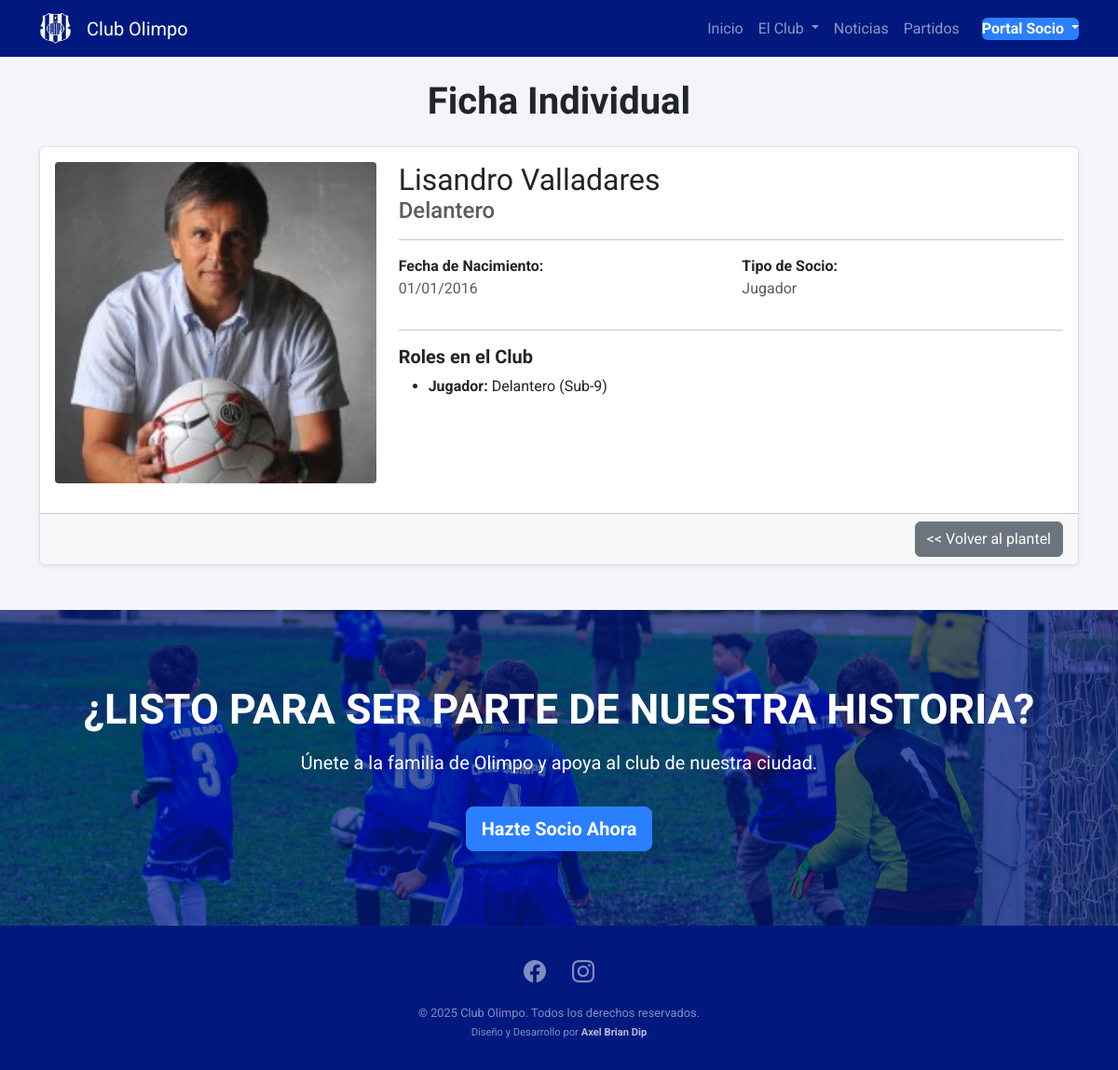
Before: /members/plantel/2/ with the older database file.
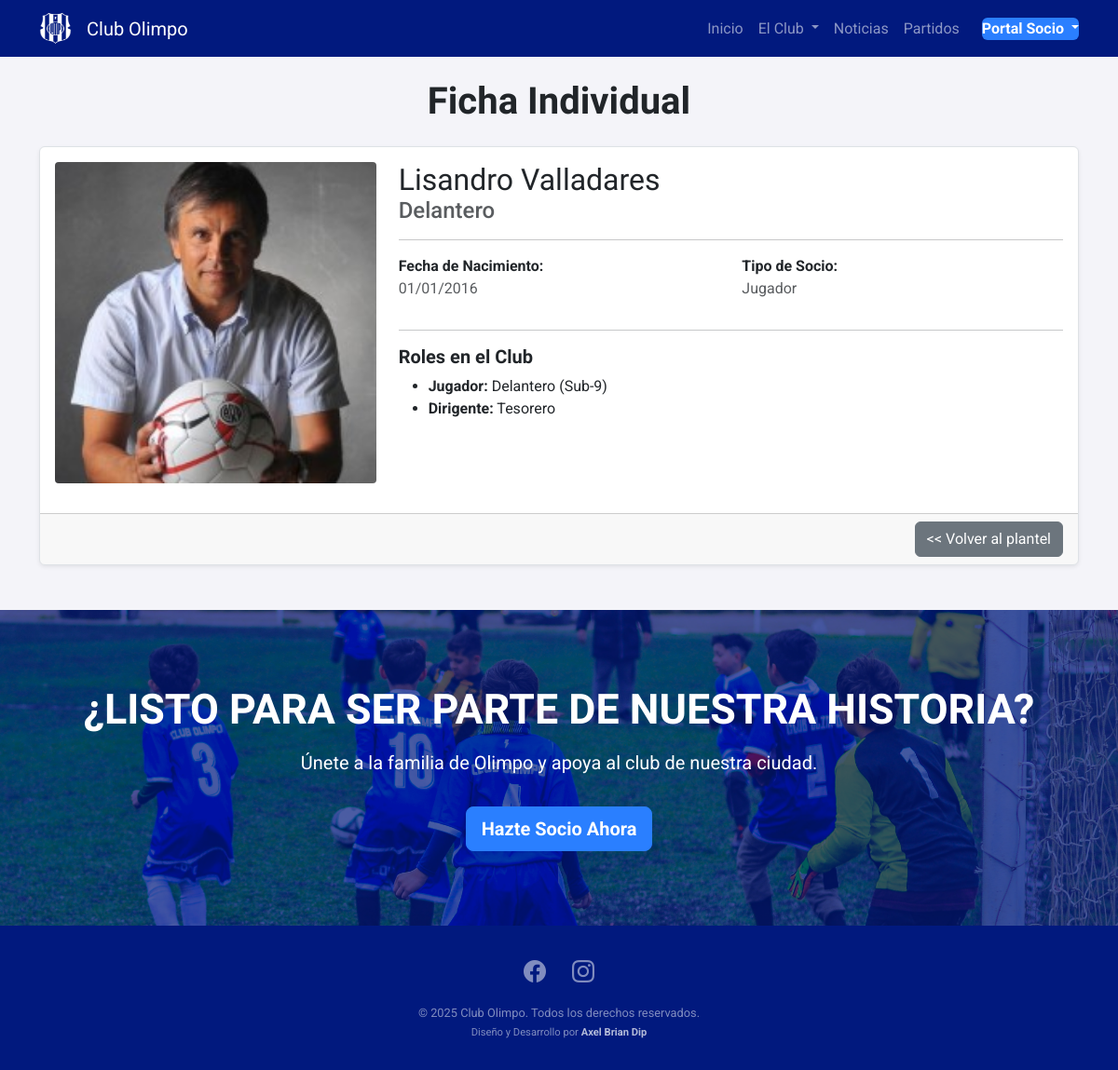
After: the same page with the newer database file.
### members/models.py (models this page shows, shortened)
class Role(models.Model):
    class Function(models.TextChoices):
        JUGADOR = 'JUG', 'Jugador'
        STAFF = 'STA', 'Cuerpo Técnico'
        DIRIGENTE = 'DIR', 'Dirigente'
    profile = models.ForeignKey('Profile', on_delete=models.CASCADE, related_name='roles')
    function = models.CharField("Función", max_length=3, choices=Function.choices)
    category = models.ForeignKey(Category, on_delete=models.SET_NULL, null=True, blank=True, verbose_name="Categoría (si aplica)")
    specific_position = models.CharField("Cargo Específico", max_length=100, help_text="Ej: Delantero, Tesorero, Director Técnico")
    specific_position = models.ForeignKey(
        SpecificPosition,
        on_delete=models.PROTECT,
        verbose_name="Cargo Específico"
    )
    class Meta:
        verbose_name = "Rol"
        verbose_name_plural = "Roles"

class SpecificPosition(models.Model):
    name = models.CharField("Nombre del Cargo", max_length=100, unique=True)
    class Meta:
        verbose_name = "Cargo Específico"
        verbose_name_plural = "Cargos Específicos"
        ordering = ['name']
    def __str__(self):
        return self.name

class Category(models.Model):
    name = models.CharField("Nombre", max_length=100, unique=True)
    order = models.PositiveIntegerField("Orden", default=0, help_text="Menor número aparece primero")
    class Meta:
        verbose_name = "Categoría"
        verbose_name_plural = "Categorías"
        ordering = ['order', 'name']

### members/views.py (the view)
# urls.py: path('plantel/<int:pk>/', views.player_detail, name='player_detail'),
def player_detail(request, pk):
    profile = get_object_or_404(Profile, pk=pk)
    context = {'profile': profile}
    return render(request, 'members/player_detail.html', context)

### members/templates/members/player_detail.html (shortened to what this page needs)
{% extends 'base.html' %}
{% block content %}
<h1 class="mb-4 text-center">Ficha Individual</h1>
<div class="card shadow-sm">
    <div class="card-body">
        <div class="row">
            <div class="col-lg-4 text-center">
                <div class="player-detail-photo mx-auto mb-3">
                    {% if profile.profile_photo %}
                        <img src="{{ profile.profile_photo.url }}" alt="Foto de {{ profile.user.get_full_name }}">
                    {% else %}
                        <div class="d-flex align-items-center justify-content-center h-100"><small class="text-muted">Sin Foto</small></div>
                    {% endif %}
                </div>
            </div>
            <div class="col-lg-8">
                <h1 class="h2 mb-0">{{ profile.user.get_full_name }}</h1>
                <p class="h4 text-muted">
                    {{ profile.roles.first.specific_position }}
                </p>
                <hr>
                <div class="row">
                    <div class="col-md-6 mb-3">
                        <strong>Fecha de Nacimiento:</strong>
                        <p class="text-muted mb-0">{{ profile.date_of_birth|date:"d/m/Y" }}</p>
                    </div>
                    <div class="col-md-6 mb-3">
                        <strong>Tipo de Socio:</strong>
                        <p class="text-muted mb-0">{{ profile.member_type.name }}</p>
                    </div>
                </div>
                <hr>
                <h5>Roles en el Club</h5>
                <ul>
                {% for role in profile.roles.all %}
                    <li>
                        <strong>{{ role.get_function_display }}:</strong> {{ role.specific_position }}
                        {% if role.category %} ({{ role.category.name }}){% endif %}
                    </li>
                {% endfor %}
                </ul>
            </div>
        </div>
    </div>
    <div class="card-footer text-end">
        <a href="{% url 'player_list' %}" class="btn btn-secondary"><< Volver al plantel</a>
    </div>
</div>
{% endblock %}

Changed rows visible on the page:
added Role: function "Dirigente", specific_position "Tesorero"
